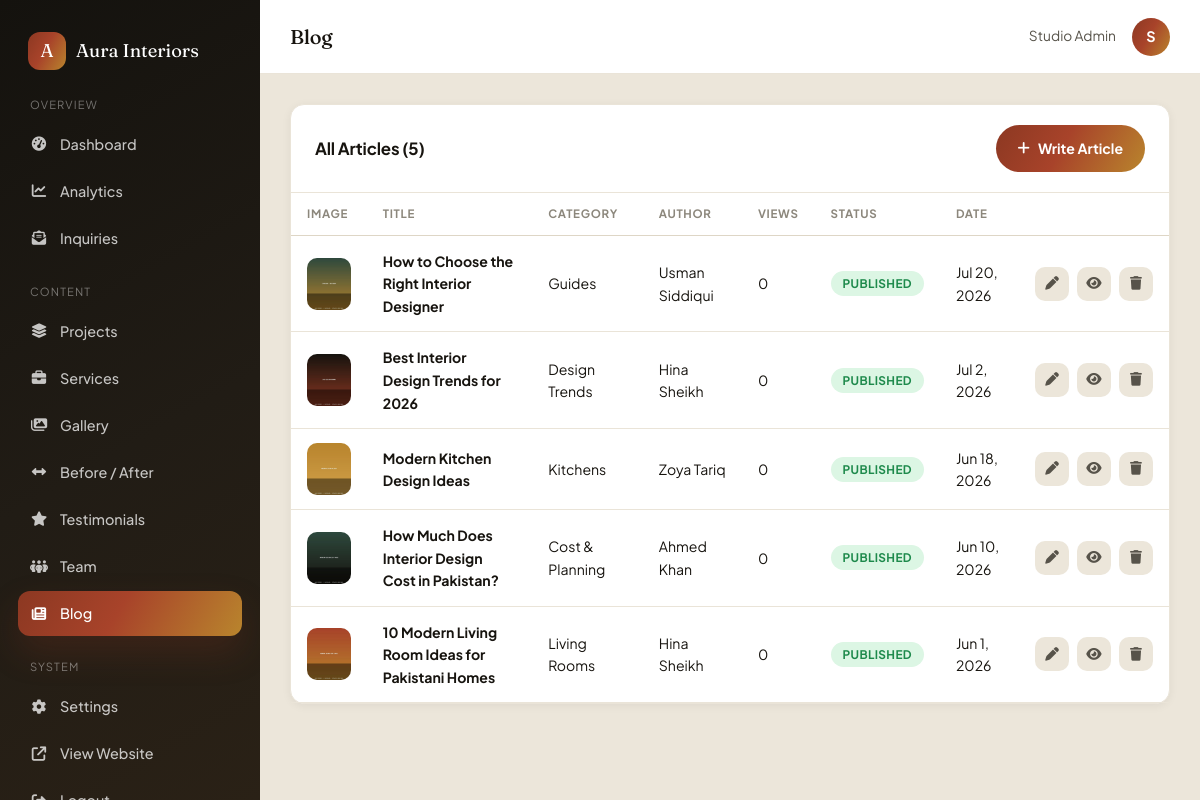
The page /admin/blog.php (signed in) on the database its author committed.
### tables this page shows
CREATE TABLE `blog_posts` (
  `id` INT UNSIGNED AUTO_INCREMENT PRIMARY KEY,
  `title` VARCHAR(220) NOT NULL,
  `slug` VARCHAR(240) NOT NULL UNIQUE,
  `category_id` INT UNSIGNED NULL,
  `featured_image` VARCHAR(255) NULL,
  `excerpt` VARCHAR(500) NULL,
  `content` LONGTEXT NULL,
  `author_name` VARCHAR(120) NULL,
  `seo_title` VARCHAR(220) NULL,
  `seo_description` VARCHAR(320) NULL,
  `is_published` TINYINT(1) NOT NULL DEFAULT 1,
  `published_at` DATETIME NULL,
  `views` INT UNSIGNED NOT NULL DEFAULT 0,
  `created_at` DATETIME NOT NULL DEFAULT CURRENT_TIMESTAMP,
  CONSTRAINT `fk_blog_category` FOREIGN KEY (`category_id`) REFERENCES `blog_categories`(`id`) ON DELETE SET NULL,
  INDEX `idx_blog_published` (`is_published`,`published_at`)
);

CREATE TABLE `blog_categories` (
  `id` INT UNSIGNED AUTO_INCREMENT PRIMARY KEY,
  `name` VARCHAR(100) NOT NULL,
  `slug` VARCHAR(120) NOT NULL UNIQUE
);

### config/database.php (called while the page is built, shortened)
<?php
function db(): PDO
{
    static $pdo = null;
    if ($pdo instanceof PDO) {
        return $pdo;
    }
    $dsn = 'mysql:host=' . DB_HOST . ';dbname=' . DB_NAME . ';charset=' . DB_CHARSET;
    try {
        $pdo = new PDO($dsn, DB_USER, DB_PASS, [
            PDO::ATTR_ERRMODE            => PDO::ERRMODE_EXCEPTION,
            PDO::ATTR_DEFAULT_FETCH_MODE => PDO::FETCH_ASSOC,
            PDO::ATTR_EMULATE_PREPARES   => false,
        ]);
    } catch (PDOException $e) {
        http_response_code(500);
        if (defined('SITE_ENV') && SITE_ENV === 'local') {
            die('Database connection failed: ' . $e->getMessage());
        }
        die('We are experiencing a temporary issue. Please try again shortly.');
    }
    return $pdo;
}

### includes/functions.php (called while the page is built, shortened)
<?php
function e(?string $value): string
{
    return htmlspecialchars($value ?? '', ENT_QUOTES, 'UTF-8');
}
function asset(string $path): string
{
    return BASE_URL . '/' . ltrim($path, '/');
}
function img(?string $path, string $fallback = 'assets/images/placeholder.jpg'): string
{
    if (empty($path)) {
        return asset($fallback);
    }
    return asset($path);
}

### admin/blog.php (the view, shortened to what this page needs)
<?php
$posts = db()->query('SELECT bp.*, bc.name AS category_name FROM blog_posts bp LEFT JOIN blog_categories bc ON bc.id = bp.category_id ORDER BY bp.published_at DESC, bp.created_at DESC')->fetchAll();
require __DIR__ . '/includes/admin-header.php';
?>
<div class="panel">
  <div class="panel__head">
    <h2>All Articles (<?= count($posts) ?>)</h2>
    <a href="blog-form.php" class="btn--admin"><i class="fa-solid fa-plus"></i> Write Article</a>
  </div>
  <div class="table-wrap">
    <table class="admin-table">
      <thead><tr><th>Image</th><th>Title</th><th>Category</th><th>Author</th><th>Views</th><th>Status</th><th>Date</th><th></th></tr></thead>
      <tbody>
        <?php foreach ($posts as $p): ?>
          <tr>
            <td><img class="table-thumb" src="<?= e(img($p['featured_image'])) ?>" alt=""></td>
            <td><b><?= e($p['title']) ?></b></td>
            <td><?= e($p['category_name'] ?? '—') ?></td>
            <td><?= e($p['author_name']) ?></td>
            <td><?= (int) $p['views'] ?></td>
            <td>
              <form method="post"><?= csrf_field() ?><input type="hidden" name="action" value="toggle_publish"><input type="hidden" name="id" value="<?= $p['id'] ?>">
                <button class="badge <?= $p['is_published'] ? 'badge--published' : 'badge--draft' ?>" style="border:none;cursor:pointer"><?= $p['is_published'] ? 'Published' : 'Draft' ?></button>
              </form>
            </td>
            <td><?= $p['published_at'] ? date('M j, Y', strtotime($p['published_at'])) : '—' ?></td>
            <td>
              <div class="row-actions">
                <a href="blog-form.php?id=<?= $p['id'] ?>" title="Edit"><i class="fa-solid fa-pen"></i></a>
                <a href="<?= asset('blog-detail.php?slug=' . urlencode($p['slug'])) ?>" target="_blank" title="View"><i class="fa-solid fa-eye"></i></a>
                <form method="post" data-confirm="Delete this article?"><button class="danger" title="Delete"><i class="fa-solid fa-trash"></i></button></form>
              </div>
            </td>
          </tr>
        <?php endforeach; ?>
      </tbody>
    </table>
  </div>
</div>
<?php require __DIR__ . '/includes/admin-footer.php'; ?>

### assets/css/style.css (style rules this page uses)
:root { --bg: #F5F2EC; --surface: #FFFFFF; --surface-2: #ECE6DA; --surface-tint: #F1ECE1; --ink: #17140F; --ink-soft: #57534A; --ink-faint: #8C877C; --line: #DED6C6; --line-soft: #EAE4D8; --accent-1: #A8432A; --accent-2: #B9852D; --accent-3: #2F4A3E; --accent-4: #D2A24C; --gradient-brand: linear-gradient(120deg, #8C3822 0%, #A8432A 45%, #B9852D 100%); --gradient-brand-soft: linear-gradient(135deg, rgba(168,67,42,.10), rgba(185,133,45,.10)); --gradient-surface: linear-gradient(160deg, #FFFFFF 0%, #FBF8F2 55%, #F7F1E4 100%); --gradient-dark: linear-gradient(150deg, #14120E 0%, #211C15 55%, #2A2116 100%); --gradient-line: linear-gradient(90deg, var(--accent-1), var(--accent-2), var(--accent-4)); --shadow-sm: 0 2px 10px rgba(23,20,15,.06); --shadow-md: 0 10px 26px rgba(23,20,15,.09); --shadow-lg: 0 22px 50px rgba(23,20,15,.16); --shadow-glow: 0 16px 34px rgba(140,56,34,.24); --radius-sm: 8px; --radius-md: 14px; --radius-lg: 20px; --radius-pill: 999px; --font-display: 'Fraunces', 'Georgia', serif; --font-body: 'Plus Jakarta Sans', -apple-system, BlinkMacSystemFont, 'Segoe UI', sans-serif; --container: 1240px; --header-h: 80px; }
*,*::before,*::after { box-sizing:border-box; margin:0; padding:0; }
html { scroll-behavior:smooth; }
body { font-family: var(--font-body); background: var(--bg); color: var(--ink); line-height:1.6; font-size:16px; -webkit-font-smoothing:antialiased; overflow-x:hidden; }
img { max-width:100%; display:block; }
a { color:inherit; text-decoration:none; }
button { font-family:inherit; cursor:pointer; }
h1,h2,h3,h4,h5 { font-family: var(--font-display); font-weight:500; line-height:1.15; letter-spacing:-0.01em; color:var(--ink); }
h2 { font-size:clamp(2rem, 3.4vw, 3rem); }

### assets/css/admin.css (style rules this page uses)
body.admin-body { background: var(--surface-2); min-height:100vh; }
.panel { background:var(--surface); border-radius:var(--radius-md); border:1px solid var(--line-soft); box-shadow:var(--shadow-sm); margin-bottom:26px; }
.panel__head { display:flex; align-items:center; justify-content:space-between; padding:20px 24px; border-bottom:1px solid var(--line-soft); flex-wrap:wrap; gap:12px; }
.panel__head h2 { font-size:1.05rem; font-family:var(--font-body); font-weight:700; }
.table-wrap { overflow-x:auto; }
table.admin-table { width:100%; border-collapse:collapse; font-size:.88rem; }
table.admin-table th { text-align:left; padding:12px 16px; font-size:.72rem; text-transform:uppercase; letter-spacing:.06em; color:var(--ink-faint); border-bottom:1px solid var(--line); white-space:nowrap; }
table.admin-table td { padding:14px 16px; border-bottom:1px solid var(--line-soft); vertical-align:middle; }
.table-thumb { width:52px; height:52px; border-radius:10px; object-fit:cover; }
.row-actions { display:flex; gap:8px; }
.row-actions a, .row-actions button { width:34px; height:34px; border-radius:10px; display:flex; align-items:center; justify-content:center; background:var(--surface-2); color:var(--ink-soft); border:none; font-size:.85rem; transition:all .2s ease; }
.badge { display:inline-flex; align-items:center; gap:6px; padding:5px 12px; border-radius:var(--radius-pill); font-size:.74rem; font-weight:700; text-transform:uppercase; letter-spacing:.03em; }
.badge--published { background:#DCF6E4; color:#1E8A4C; }
.btn--admin { background:var(--gradient-brand); color:#fff; border:none; padding:12px 22px; border-radius:var(--radius-pill); font-weight:700; font-size:.88rem; display:inline-flex; align-items:center; gap:8px; }

### rows shown on the page
blog_posts: featured_image (picture), title "How to Choose the Right Interior Designer", category.name "Guides", author_name "Usman Siddiqui", views "0", is_published "PUBLISHED", published_at "Jul 20, 2026"
blog_posts: featured_image (picture), title "Best Interior Design Trends for 2026", category.name "Design Trends", author_name "Hina Sheikh", views "0", is_published "PUBLISHED", published_at "Jul 2, 2026"
blog_posts: featured_image (picture), title "Modern Kitchen Design Ideas", category.name "Kitchens", author_name "Zoya Tariq", views "0", is_published "PUBLISHED", published_at "Jun 18, 2026"
blog_posts: featured_image (picture), title "How Much Does Interior Design Cost in Pakistan?", category.name "Cost & Planning", author_name "Ahmed Khan", views "0", is_published "PUBLISHED", published_at "Jun 10, 2026"
blog_posts: featured_image (picture), title "10 Modern Living Room Ideas for Pakistani Homes", category.name "Living Rooms", author_name "Hina Sheikh", views "0", is_published "PUBLISHED", published_at "Jun 1, 2026"

### other values the page prints
setting('company_name') "Aura Interiors"
$adminPageTitle "Blog"
$currentAdmin['name'] "Studio Admin"
substr($currentAdmin['name'], 0, 1) "S"
count($posts) "5"
